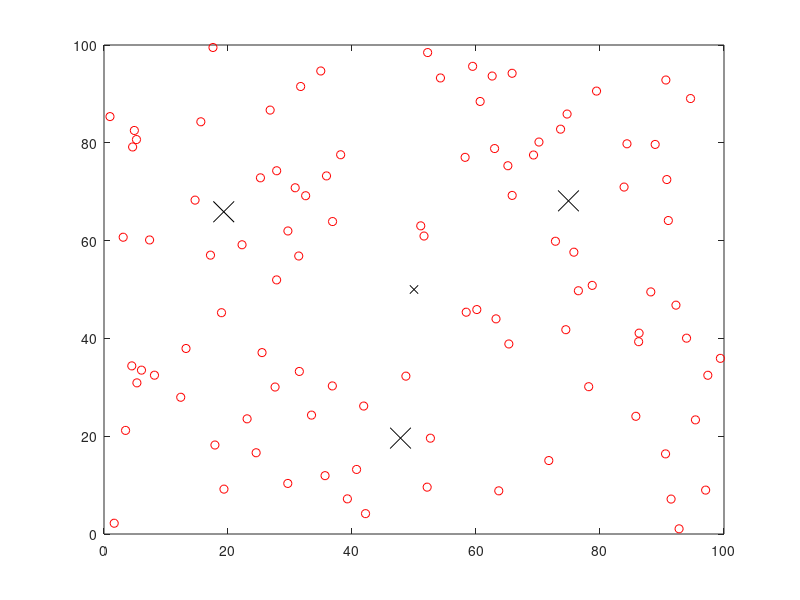

This chart was generated by the following MATLAB code:
clc; clear; close;

%%%%%%%%%%%%%%%%%%%% PARAMETERS %%%%%%%%%%%%%%%%%%%%

% Field Dimensions
x_max = 100;
y_max = 100;

% Sink Coordinates
sink.x = 0.5 * x_max;
sink.y = 0.5 * y_max;

% Number of Nodes
NUM_NODES = 100;

% Number of Clusters
k = 3;

%%%%%%%%%%%%%%%%%%%% END OF PARAMETERS %%%%%%%%%%%%%%%%%%%%


% Creating a random sensor network
figure(1);

for i = 1:1:NUM_NODES

    % Distribute nodes randomly over field.
    S(i, 1) = rand(1, 1) * x_max;
    S(i, 2) = rand(1, 1) * y_max;
    
    plot(S(i, 1), S(i, 2), 'red o');
    hold on;
end

disp(S);

plot(sink.x, sink.y, 'black x');
hold on;

% Apply k-means clustering to divide the network into clusters.
[idx, C] = kmeans(S, k);
disp(idx);
disp(C);

% Plot out the centroids of each cluster.
plot(C(:,1), C(:,2), 'black x', 'MarkerSize', 15);
hold on;
